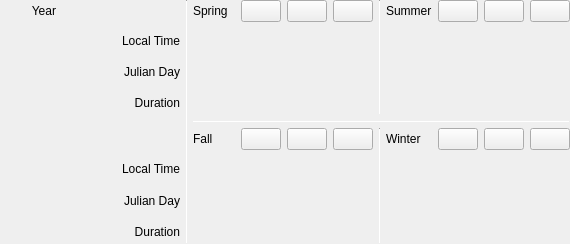
<?xml version="1.0" encoding="UTF-8"?>
<ui version="4.0">
 <class>seasonsWidget</class>
 <widget class="QWidget" name="seasonsWidget">
  <property name="geometry">
   <rect>
    <x>0</x>
    <y>0</y>
    <width>570</width>
    <height>244</height>
   </rect>
  </property>
  <property name="sizePolicy">
   <sizepolicy hsizetype="Expanding" vsizetype="Expanding">
    <horstretch>0</horstretch>
    <verstretch>0</verstretch>
   </sizepolicy>
  </property>
  <property name="windowTitle">
   <string notr="true">Form</string>
  </property>
  <layout class="QGridLayout" name="gridLayout">
   <property name="leftMargin">
    <number>0</number>
   </property>
   <property name="topMargin">
    <number>0</number>
   </property>
   <property name="rightMargin">
    <number>0</number>
   </property>
   <property name="bottomMargin">
    <number>0</number>
   </property>
   <item row="4" column="5">
    <widget class="QLabel" name="labelJuneSolsticeDuration"/>
   </item>
   <item row="8" column="1">
    <widget class="QLabel" name="labelJD2">
     <property name="text">
      <string>Julian Day</string>
     </property>
     <property name="alignment">
      <set>Qt::AlignRight|Qt::AlignTrailing|Qt::AlignVCenter</set>
     </property>
    </widget>
   </item>
   <item row="7" column="5">
    <widget class="QLabel" name="labelDecemberSolsticeLT"/>
   </item>
   <item row="2" column="5">
    <widget class="QLabel" name="labelJuneSolsticeLT"/>
   </item>
   <item row="3" column="3">
    <widget class="QLabel" name="labelMarchEquinoxJD"/>
   </item>
   <item row="4" column="1">
    <widget class="QLabel" name="labelDuration1">
     <property name="text">
      <string>Duration</string>
     </property>
     <property name="alignment">
      <set>Qt::AlignRight|Qt::AlignTrailing|Qt::AlignVCenter</set>
     </property>
    </widget>
   </item>
   <item row="9" column="1">
    <widget class="QLabel" name="labelDuration2">
     <property name="text">
      <string>Duration</string>
     </property>
     <property name="alignment">
      <set>Qt::AlignRight|Qt::AlignTrailing|Qt::AlignVCenter</set>
     </property>
    </widget>
   </item>
   <item row="3" column="5">
    <widget class="QLabel" name="labelJuneSolsticeJD"/>
   </item>
   <item row="6" column="5">
    <layout class="QHBoxLayout" name="DecemberSolsticeLayout">
     <item>
      <widget class="QLabel" name="labelDecemberSolstice">
       <property name="sizePolicy">
        <sizepolicy hsizetype="Expanding" vsizetype="Preferred">
         <horstretch>0</horstretch>
         <verstretch>0</verstretch>
        </sizepolicy>
       </property>
       <property name="text">
        <string comment="season">Winter</string>
       </property>
      </widget>
     </item>
     <item>
      <widget class="QPushButton" name="buttonDecemberSolsticePrevious">
       <property name="sizePolicy">
        <sizepolicy hsizetype="Fixed" vsizetype="Fixed">
         <horstretch>0</horstretch>
         <verstretch>0</verstretch>
        </sizepolicy>
       </property>
       <property name="toolTip">
        <string>Previous December Solstice</string>
       </property>
       <property name="icon">
        <iconset resource="../../data/gui/guiRes.qrc">
         <normaloff>:/graphicGui/btTimeRewind-off.png</normaloff>
         <disabledoff>:/graphicGui/btTimeRewind-off.png</disabledoff>:/graphicGui/btTimeRewind-off.png</iconset>
       </property>
      </widget>
     </item>
     <item>
      <widget class="QPushButton" name="buttonDecemberSolsticeCurrent">
       <property name="sizePolicy">
        <sizepolicy hsizetype="Fixed" vsizetype="Fixed">
         <horstretch>0</horstretch>
         <verstretch>0</verstretch>
        </sizepolicy>
       </property>
       <property name="toolTip">
        <string>Current December Solstice</string>
       </property>
       <property name="icon">
        <iconset resource="../../data/gui/guiRes.qrc">
         <normaloff>:/graphicGui/bbtTime-off.png</normaloff>
         <disabledoff>:/graphicGui/bbtTime-off.png</disabledoff>:/graphicGui/bbtTime-off.png</iconset>
       </property>
      </widget>
     </item>
     <item>
      <widget class="QPushButton" name="buttonDecemberSolsticeNext">
       <property name="sizePolicy">
        <sizepolicy hsizetype="Fixed" vsizetype="Fixed">
         <horstretch>0</horstretch>
         <verstretch>0</verstretch>
        </sizepolicy>
       </property>
       <property name="toolTip">
        <string>Next December Solstice</string>
       </property>
       <property name="icon">
        <iconset resource="../../data/gui/guiRes.qrc">
         <normaloff>:/graphicGui/btTimeForward-off.png</normaloff>
         <disabledoff>:/graphicGui/btTimeForward-off.png</disabledoff>:/graphicGui/btTimeForward-off.png</iconset>
       </property>
      </widget>
     </item>
    </layout>
   </item>
   <item row="2" column="3">
    <widget class="QLabel" name="labelMarchEquinoxLT"/>
   </item>
   <item row="1" column="4" rowspan="4">
    <widget class="Line" name="line_2">
     <property name="minimumSize">
      <size>
       <width>1</width>
       <height>0</height>
      </size>
     </property>
     <property name="maximumSize">
      <size>
       <width>1</width>
       <height>16777215</height>
      </size>
     </property>
     <property name="orientation">
      <enum>Qt::Vertical</enum>
     </property>
    </widget>
   </item>
   <item row="9" column="5">
    <widget class="QLabel" name="labelDecemberSolsticeDuration"/>
   </item>
   <item row="7" column="1">
    <widget class="QLabel" name="labelLT2">
     <property name="text">
      <string>Local Time</string>
     </property>
     <property name="alignment">
      <set>Qt::AlignRight|Qt::AlignTrailing|Qt::AlignVCenter</set>
     </property>
    </widget>
   </item>
   <item row="4" column="3">
    <widget class="QLabel" name="labelMarchEquinoxDuration"/>
   </item>
   <item row="5" column="3" colspan="3">
    <widget class="Line" name="line">
     <property name="minimumSize">
      <size>
       <width>0</width>
       <height>1</height>
      </size>
     </property>
     <property name="maximumSize">
      <size>
       <width>16777215</width>
       <height>1</height>
      </size>
     </property>
     <property name="orientation">
      <enum>Qt::Horizontal</enum>
     </property>
    </widget>
   </item>
   <item row="1" column="1">
    <layout class="QHBoxLayout" name="YearLayout">
     <item>
      <widget class="QLabel" name="labelYear">
       <property name="text">
        <string>Year</string>
       </property>
       <property name="alignment">
        <set>Qt::AlignRight|Qt::AlignTrailing|Qt::AlignVCenter</set>
       </property>
      </widget>
     </item>
     <item>
      <widget class="QLabel" name="labelCurrentYear">
       <property name="font">
        <font>
         <bold>true</bold>
        </font>
       </property>
       <property name="text">
        <string/>
       </property>
       <property name="alignment">
        <set>Qt::AlignCenter</set>
       </property>
      </widget>
     </item>
     <item>
      <widget class="QLabel" name="labelYearDuration">
       <property name="text">
        <string/>
       </property>
       <property name="alignment">
        <set>Qt::AlignRight|Qt::AlignTrailing|Qt::AlignVCenter</set>
       </property>
      </widget>
     </item>
    </layout>
   </item>
   <item row="2" column="1">
    <widget class="QLabel" name="labelLT1">
     <property name="sizePolicy">
      <sizepolicy hsizetype="Expanding" vsizetype="Preferred">
       <horstretch>0</horstretch>
       <verstretch>0</verstretch>
      </sizepolicy>
     </property>
     <property name="text">
      <string>Local Time</string>
     </property>
     <property name="alignment">
      <set>Qt::AlignRight|Qt::AlignTrailing|Qt::AlignVCenter</set>
     </property>
    </widget>
   </item>
   <item row="6" column="3">
    <layout class="QHBoxLayout" name="SeptemberEquinoxLayout">
     <item>
      <widget class="QLabel" name="labelSeptemberEquinox">
       <property name="sizePolicy">
        <sizepolicy hsizetype="Expanding" vsizetype="Preferred">
         <horstretch>0</horstretch>
         <verstretch>0</verstretch>
        </sizepolicy>
       </property>
       <property name="text">
        <string comment="season">Fall</string>
       </property>
      </widget>
     </item>
     <item>
      <widget class="QPushButton" name="buttonSeptemberEquinoxPrevious">
       <property name="toolTip">
        <string>Previous September Equinox</string>
       </property>
       <property name="icon">
        <iconset resource="../../data/gui/guiRes.qrc">
         <normaloff>:/graphicGui/btTimeRewind-off.png</normaloff>
         <disabledoff>:/graphicGui/btTimeRewind-off.png</disabledoff>:/graphicGui/btTimeRewind-off.png</iconset>
       </property>
      </widget>
     </item>
     <item>
      <widget class="QPushButton" name="buttonSeptemberEquinoxCurrent">
       <property name="sizePolicy">
        <sizepolicy hsizetype="Fixed" vsizetype="Fixed">
         <horstretch>0</horstretch>
         <verstretch>0</verstretch>
        </sizepolicy>
       </property>
       <property name="toolTip">
        <string>Current September Equinox</string>
       </property>
       <property name="icon">
        <iconset resource="../../data/gui/guiRes.qrc">
         <normaloff>:/graphicGui/bbtTime-off.png</normaloff>
         <disabledoff>:/graphicGui/bbtTime-off.png</disabledoff>:/graphicGui/bbtTime-off.png</iconset>
       </property>
      </widget>
     </item>
     <item>
      <widget class="QPushButton" name="buttonSeptemberEquinoxNext">
       <property name="sizePolicy">
        <sizepolicy hsizetype="Fixed" vsizetype="Fixed">
         <horstretch>0</horstretch>
         <verstretch>0</verstretch>
        </sizepolicy>
       </property>
       <property name="toolTip">
        <string>Next September Equinox</string>
       </property>
       <property name="icon">
        <iconset resource="../../data/gui/guiRes.qrc">
         <normaloff>:/graphicGui/btTimeForward-off.png</normaloff>
         <disabledoff>:/graphicGui/btTimeForward-off.png</disabledoff>:/graphicGui/btTimeForward-off.png</iconset>
       </property>
      </widget>
     </item>
    </layout>
   </item>
   <item row="8" column="5">
    <widget class="QLabel" name="labelDecemberSolsticeJD"/>
   </item>
   <item row="8" column="3">
    <widget class="QLabel" name="labelSeptemberEquinoxJD"/>
   </item>
   <item row="9" column="3">
    <widget class="QLabel" name="labelSeptemberEquinoxDuration"/>
   </item>
   <item row="1" column="3">
    <layout class="QHBoxLayout" name="MarchEquinoxLayout">
     <item>
      <widget class="QLabel" name="labelMarchEquinox">
       <property name="sizePolicy">
        <sizepolicy hsizetype="Expanding" vsizetype="Preferred">
         <horstretch>0</horstretch>
         <verstretch>0</verstretch>
        </sizepolicy>
       </property>
       <property name="text">
        <string comment="season">Spring</string>
       </property>
      </widget>
     </item>
     <item>
      <widget class="QPushButton" name="buttonMarchEquinoxPrevious">
       <property name="sizePolicy">
        <sizepolicy hsizetype="Fixed" vsizetype="Fixed">
         <horstretch>0</horstretch>
         <verstretch>0</verstretch>
        </sizepolicy>
       </property>
       <property name="toolTip">
        <string>Previous March Equinox</string>
       </property>
       <property name="icon">
        <iconset resource="../../data/gui/guiRes.qrc">
         <normaloff>:/graphicGui/btTimeRewind-off.png</normaloff>
         <disabledoff>:/graphicGui/btTimeRewind-off.png</disabledoff>:/graphicGui/btTimeRewind-off.png</iconset>
       </property>
      </widget>
     </item>
     <item>
      <widget class="QPushButton" name="buttonMarchEquinoxCurrent">
       <property name="sizePolicy">
        <sizepolicy hsizetype="Fixed" vsizetype="Fixed">
         <horstretch>0</horstretch>
         <verstretch>0</verstretch>
        </sizepolicy>
       </property>
       <property name="toolTip">
        <string>Current March Equinox</string>
       </property>
       <property name="icon">
        <iconset resource="../../data/gui/guiRes.qrc">
         <normaloff>:/graphicGui/bbtTime-off.png</normaloff>
         <disabledoff>:/graphicGui/bbtTime-off.png</disabledoff>:/graphicGui/bbtTime-off.png</iconset>
       </property>
      </widget>
     </item>
     <item>
      <widget class="QPushButton" name="buttonMarchEquinoxNext">
       <property name="sizePolicy">
        <sizepolicy hsizetype="Fixed" vsizetype="Fixed">
         <horstretch>0</horstretch>
         <verstretch>0</verstretch>
        </sizepolicy>
       </property>
       <property name="toolTip">
        <string>Next March Equinox</string>
       </property>
       <property name="icon">
        <iconset resource="../../data/gui/guiRes.qrc">
         <normaloff>:/graphicGui/btTimeForward-off.png</normaloff>
         <disabledoff>:/graphicGui/btTimeForward-off.png</disabledoff>:/graphicGui/btTimeForward-off.png</iconset>
       </property>
      </widget>
     </item>
    </layout>
   </item>
   <item row="6" column="4" rowspan="4">
    <widget class="Line" name="line_3">
     <property name="minimumSize">
      <size>
       <width>1</width>
       <height>0</height>
      </size>
     </property>
     <property name="maximumSize">
      <size>
       <width>1</width>
       <height>16777215</height>
      </size>
     </property>
     <property name="orientation">
      <enum>Qt::Vertical</enum>
     </property>
    </widget>
   </item>
   <item row="1" column="5">
    <layout class="QHBoxLayout" name="JuneSolsticeLayout">
     <item>
      <widget class="QLabel" name="labelJuneSolstice">
       <property name="sizePolicy">
        <sizepolicy hsizetype="Expanding" vsizetype="Preferred">
         <horstretch>0</horstretch>
         <verstretch>0</verstretch>
        </sizepolicy>
       </property>
       <property name="text">
        <string comment="season">Summer</string>
       </property>
      </widget>
     </item>
     <item>
      <widget class="QPushButton" name="buttonJuneSolsticePrevious">
       <property name="sizePolicy">
        <sizepolicy hsizetype="Fixed" vsizetype="Fixed">
         <horstretch>0</horstretch>
         <verstretch>0</verstretch>
        </sizepolicy>
       </property>
       <property name="toolTip">
        <string>Previous June Solstice</string>
       </property>
       <property name="icon">
        <iconset resource="../../data/gui/guiRes.qrc">
         <normaloff>:/graphicGui/btTimeRewind-off.png</normaloff>
         <disabledoff>:/graphicGui/btTimeRewind-off.png</disabledoff>:/graphicGui/btTimeRewind-off.png</iconset>
       </property>
      </widget>
     </item>
     <item>
      <widget class="QPushButton" name="buttonJuneSolsticeCurrent">
       <property name="sizePolicy">
        <sizepolicy hsizetype="Fixed" vsizetype="Fixed">
         <horstretch>0</horstretch>
         <verstretch>0</verstretch>
        </sizepolicy>
       </property>
       <property name="toolTip">
        <string>Current June Solstice</string>
       </property>
       <property name="icon">
        <iconset resource="../../data/gui/guiRes.qrc">
         <normaloff>:/graphicGui/bbtTime-off.png</normaloff>
         <disabledoff>:/graphicGui/bbtTime-off.png</disabledoff>:/graphicGui/bbtTime-off.png</iconset>
       </property>
      </widget>
     </item>
     <item>
      <widget class="QPushButton" name="buttonJuneSolsticeNext">
       <property name="sizePolicy">
        <sizepolicy hsizetype="Fixed" vsizetype="Fixed">
         <horstretch>0</horstretch>
         <verstretch>0</verstretch>
        </sizepolicy>
       </property>
       <property name="toolTip">
        <string>Next June Solstice</string>
       </property>
       <property name="icon">
        <iconset resource="../../data/gui/guiRes.qrc">
         <normaloff>:/graphicGui/btTimeForward-off.png</normaloff>
         <disabledoff>:/graphicGui/btTimeForward-off.png</disabledoff>:/graphicGui/btTimeForward-off.png</iconset>
       </property>
      </widget>
     </item>
    </layout>
   </item>
   <item row="3" column="1">
    <widget class="QLabel" name="labelJD1">
     <property name="text">
      <string>Julian Day</string>
     </property>
     <property name="alignment">
      <set>Qt::AlignRight|Qt::AlignTrailing|Qt::AlignVCenter</set>
     </property>
    </widget>
   </item>
   <item row="7" column="3">
    <widget class="QLabel" name="labelSeptemberEquinoxLT"/>
   </item>
   <item row="1" column="2" rowspan="9">
    <widget class="Line" name="line_4">
     <property name="minimumSize">
      <size>
       <width>1</width>
       <height>0</height>
      </size>
     </property>
     <property name="maximumSize">
      <size>
       <width>1</width>
       <height>16777215</height>
      </size>
     </property>
     <property name="orientation">
      <enum>Qt::Vertical</enum>
     </property>
    </widget>
   </item>
  </layout>
 </widget>
 <resources>
  <include location="../../data/gui/guiRes.qrc"/>
 </resources>
 <connections/>
</ui>
